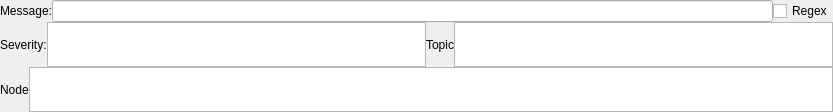
<?xml version="1.0" encoding="UTF-8"?>
<ui version="4.0">
 <class>Form</class>
 <widget class="QWidget" name="Form">
  <property name="geometry">
   <rect>
    <x>0</x>
    <y>0</y>
    <width>833</width>
    <height>95</height>
   </rect>
  </property>
  <property name="windowTitle">
   <string>Form</string>
  </property>
  <layout class="QVBoxLayout" name="verticalLayout">
   <property name="margin">
    <number>0</number>
   </property>
   <item>
    <layout class="QVBoxLayout" name="verticalLayout_2" stretch="0,0,0">
     <property name="spacing">
      <number>0</number>
     </property>
     <item>
      <layout class="QHBoxLayout" name="horizontalLayout_3" stretch="0,1,0">
       <property name="spacing">
        <number>0</number>
       </property>
       <item>
        <widget class="QLabel" name="label">
         <property name="text">
          <string>Message:</string>
         </property>
        </widget>
       </item>
       <item>
        <widget class="QLineEdit" name="text_edit"/>
       </item>
       <item>
        <widget class="QCheckBox" name="regex_check_box">
         <property name="text">
          <string>Regex</string>
         </property>
        </widget>
       </item>
      </layout>
     </item>
     <item>
      <layout class="QHBoxLayout" name="horizontalLayout_2">
       <property name="spacing">
        <number>0</number>
       </property>
       <item>
        <widget class="QLabel" name="label_2">
         <property name="text">
          <string>Severity:</string>
         </property>
        </widget>
       </item>
       <item>
        <widget class="QListWidget" name="severity_list">
         <property name="maximumSize">
          <size>
           <width>16777215</width>
           <height>45</height>
          </size>
         </property>
         <property name="editTriggers">
          <set>QAbstractItemView::NoEditTriggers</set>
         </property>
         <property name="selectionMode">
          <enum>QAbstractItemView::MultiSelection</enum>
         </property>
         <property name="flow">
          <enum>QListView::LeftToRight</enum>
         </property>
        </widget>
       </item>
       <item>
        <widget class="QLabel" name="label_3">
         <property name="text">
          <string>Topic</string>
         </property>
        </widget>
       </item>
       <item>
        <widget class="QListWidget" name="topic_list">
         <property name="maximumSize">
          <size>
           <width>16777215</width>
           <height>45</height>
          </size>
         </property>
         <property name="editTriggers">
          <set>QAbstractItemView::NoEditTriggers</set>
         </property>
         <property name="selectionMode">
          <enum>QAbstractItemView::MultiSelection</enum>
         </property>
         <property name="flow">
          <enum>QListView::LeftToRight</enum>
         </property>
        </widget>
       </item>
      </layout>
     </item>
     <item>
      <layout class="QHBoxLayout" name="horizontalLayout_1">
       <property name="spacing">
        <number>0</number>
       </property>
       <item>
        <widget class="QLabel" name="label_4">
         <property name="text">
          <string>Node</string>
         </property>
        </widget>
       </item>
       <item>
        <widget class="QListWidget" name="node_list">
         <property name="maximumSize">
          <size>
           <width>16777215</width>
           <height>45</height>
          </size>
         </property>
         <property name="editTriggers">
          <set>QAbstractItemView::NoEditTriggers</set>
         </property>
         <property name="selectionMode">
          <enum>QAbstractItemView::MultiSelection</enum>
         </property>
         <property name="flow">
          <enum>QListView::LeftToRight</enum>
         </property>
        </widget>
       </item>
      </layout>
     </item>
    </layout>
   </item>
  </layout>
 </widget>
 <resources/>
 <connections/>
</ui>
